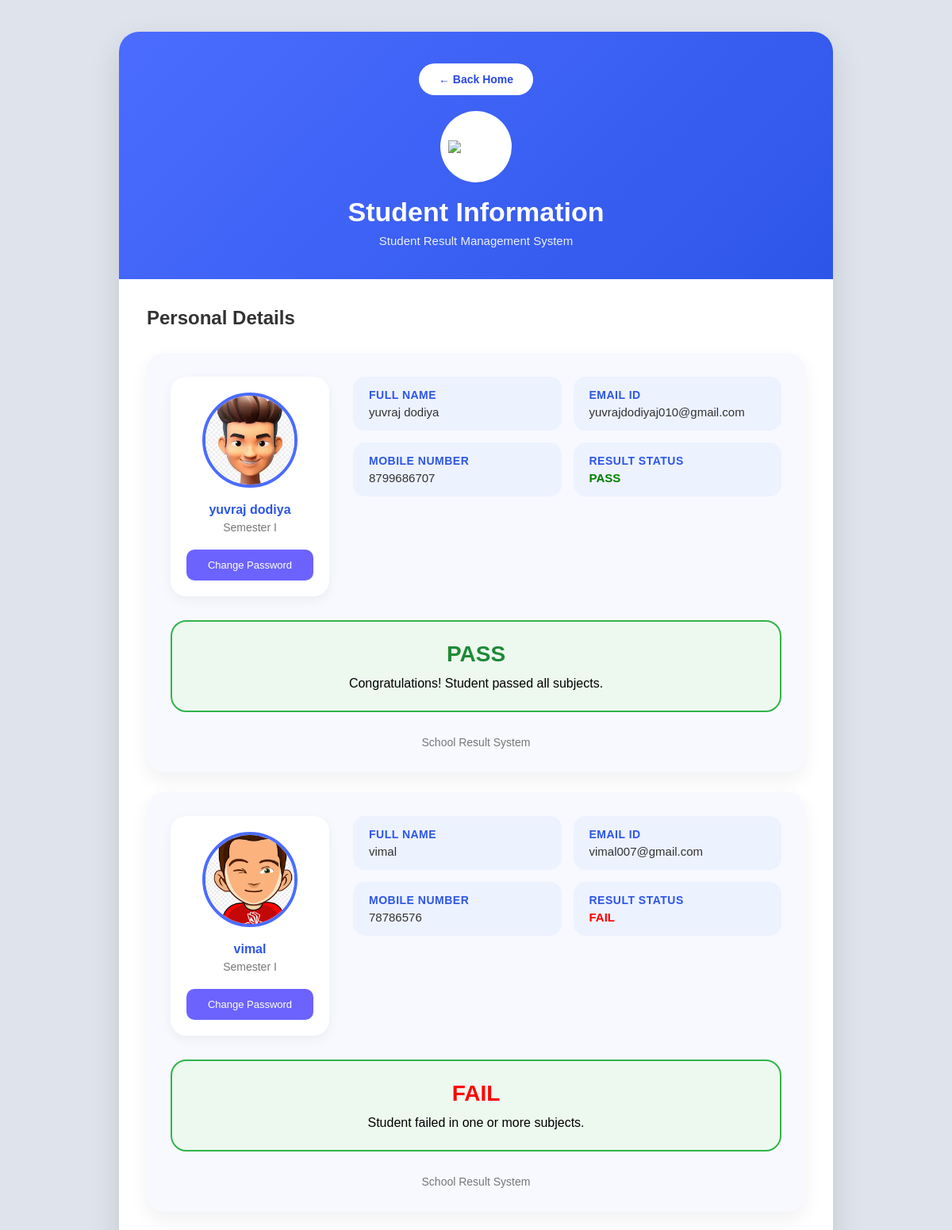
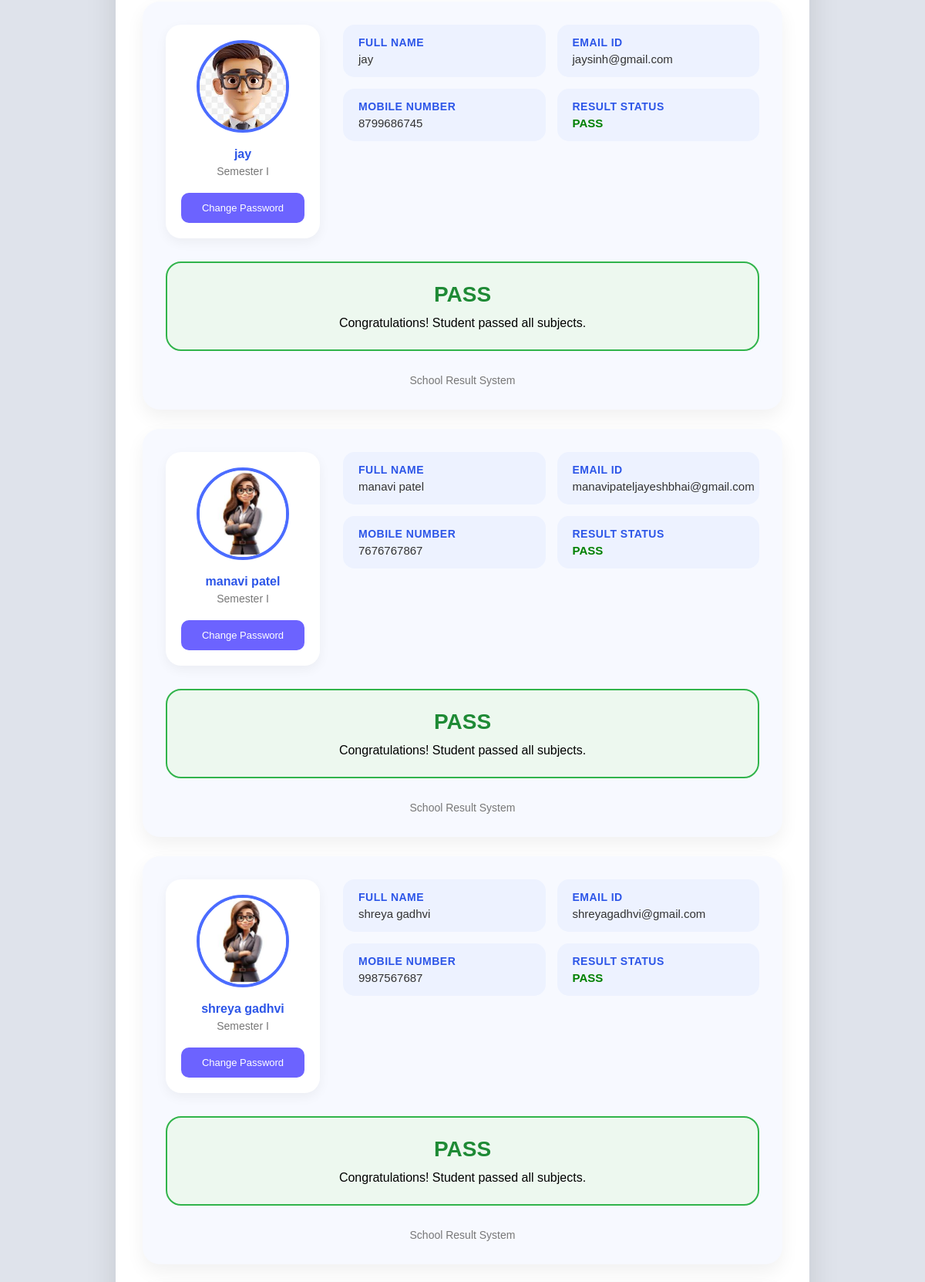
The page /adminpenal/info/ (upper part) on the database its author committed (2 pictures, top to bottom).
### adminpenal/models.py (models this page shows, shortened)
class Student(models.Model):
    student_name = models.CharField(max_length=50)
    student_phone = models.CharField(max_length=11)
    student_email = models.EmailField()
    student_aadhar = models.ImageField(upload_to='addar/')
    student_photo = models.ImageField(upload_to='students/')
    c = models.IntegerField()
    cpp = models.IntegerField()
    java = models.IntegerField()
    python = models.IntegerField()
    html = models.IntegerField()
    css = models.IntegerField()
    sql = models.IntegerField()

### adminpenal/views.py (the view)
# urls.py: path('info/',views.info, name='info'),
def info(request, id=None):
    if id:
        data = [get_object_or_404(Student, id=id)]
    else:
        data = Student.objects.all()
    return render(request, 'adminpenal/info.html', {'data': data})

### adminpenal/templates/adminpenal/info.html (shortened to what this page needs)
<!DOCTYPE html>
<html lang="en">
<head>
<link href="https://googleapis.com" rel="stylesheet">
</head>
<body>
<div class="container">
    <div class="top-section">
        <a href="/adminpenal/admin_dashbord/" class="back-btn">← Back Home</a>
        <div class="logo">
            <img src="https://cdn-icons-png.flaticon.com/512/3135/3135755.png">
        </div>
        <h1>Student Information</h1>
        <p>Student Result Management System</p>
    </div>
    <div class="info-section">
        <h2 class="section-title">Personal Details</h2>
        {% for i in data %}
        <div class="student-card">
            <div class="student-layout">
                <div class="profile-sidebar">
                    <img src="{{ i.student_photo.url }}" alt="Student Photo">
                    <h2>{{ i.student_name }}</h2>
                    <p>Semester I</p>
                    <button class="change-pass-btn">Change Password</button>
                </div>
                <div class="details-content">
                    <div class="info-grid">
                        <div class="info-box">
                            <h3>Full Name</h3>
                            <p>{{ i.student_name }}</p>
                        </div>
                        <div class="info-box">
                            <h3>Email ID</h3>
                            <p>{{ i.student_email }}</p>
                        </div>
                        <div class="info-box">
                            <h3>Mobile Number</h3>
                            <p>{{ i.student_phone }}</p>
                        </div>
                        <div class="info-box">
                            <h3>Result Status</h3>
                            {% if i.c >= 33 and i.cpp >= 33 and i.java >= 33 and i.python >= 33 and i.html >= 33 and i.css >= 33 and i.sql >= 33 %}
                                <p style="color:green;font-weight:700;">PASS</p>
                            {% else %}
                                <p style="color:red;font-weight:700;">FAIL</p>
                            {% endif %}
                        </div>
                    </div>
                </div>
            </div>
            <div class="status-box">
                {% if i.c >= 33 and i.cpp >= 33 and i.java >= 33 and i.python >= 33 and i.html >= 33 and i.css >= 33 and i.sql >= 33 %}
                    <h2>PASS</h2>
                    <p>Congratulations! Student passed all subjects.</p>
                {% else %}
                    <h2 style="color:red;">FAIL</h2>
                    <p>Student failed in one or more subjects.</p>
                {% endif %}
            </div>
            <div class="footer-text">
                School Result System
            </div>
        </div>
        {% empty %}
        <div class="student-card">
            <p>No students found.</p>
        </div>
        {% endfor %}
    </div>
</div>
</body>
</html>

### adminpenal/templates/adminpenal/info.html (style rules this page uses)
* { margin:0; padding:0; box-sizing:border-box; font-family:'Poppins',sans-serif; }
body { background:#dfe3eb; min-height:100vh; display:flex; justify-content:center; align-items:center; padding:40px 15px; }
.container { width:100%; max-width:900px; background:#fff; border-radius:25px; overflow:hidden; box-shadow:0 15px 40px rgba(0,0,0,0.12); }
.top-section { background:linear-gradient(135deg,#4b6cff,#2d56e8); padding:40px 30px; text-align:center; color:#fff; }
.back-btn { display:inline-block; margin-bottom:20px; padding:12px 25px; background:white; color:#2949e6; text-decoration:none; border-radius:30px; font-size:14px; font-weight:600; transition:0.3s; }
.logo { width:90px; height:90px; background:#fff; border-radius:50%; margin:auto; display:flex; justify-content:center; align-items:center; overflow:hidden; margin-bottom:18px; }
.logo img { width:70px; }
.top-section h1 { font-size:34px; margin-bottom:8px; }
.top-section p { font-size:15px; opacity:0.9; }
.info-section { padding:35px; }
.section-title { font-size:24px; color:#333; margin-bottom:30px; font-weight:600; }
.student-card { background:#f7f9ff; border-radius:22px; padding:30px; margin-bottom:25px; box-shadow:0 10px 25px rgba(0,0,0,0.06); }
.student-layout { display: flex; gap: 30px; flex-wrap: wrap; align-items: flex-start; }
.profile-sidebar { flex: 0 0 200px; background: #fff; padding: 20px; border-radius: 20px; text-align: center; box-shadow: 0 5px 15px rgba(0,0,0,0.05); }
.profile-sidebar img { width: 120px; height: 120px; border-radius: 50%; object-fit: cover; border: 4px solid #4b6cff; margin-bottom: 15px; }
.profile-sidebar h2 { font-size: 16px; color: #2d56e8; margin-bottom: 5px; }
.profile-sidebar p { font-size: 14px; color: #777; }
.change-pass-btn { margin-top: 20px; background: #6c63ff; color: white; border: none; padding: 12px 15px; border-radius: 10px; cursor: pointer; width: 100%; font-weight: 500; font-size: 13px; transition: 0.3s; }
.details-content { flex: 1; min-width: 300px; }
.info-grid { display:grid; grid-template-columns: repeat(auto-fit, minmax(220px, 1fr)); gap:15px; }
.info-box { background:#edf2ff; padding:15px 20px; border-radius:15px; }
.info-box h3 { color:#2d56e8; font-size:14px; margin-bottom:5px; text-transform: uppercase; letter-spacing: 0.5px; }
.info-box p { color:#333; font-size:15px; font-weight:500; }
.status-box { margin-top:30px; background:#edf8ef; border:2px solid #31b44b; border-radius:20px; padding:25px; text-align:center; }
.status-box h2 { color:#1e8a35; margin-bottom:12px; font-size:28px; }
.footer-text { margin-top:30px; text-align:center; color:#777; font-size:14px; }

### rows shown on the page
Student: student_photo (picture), student_name "yuvraj dodiya", student_email "yuvrajdodiyaj010@gmail.com", student_phone "8799686707", c "PASS", shows "Congratulations! Student passed all subjects."
Student: student_photo (picture), student_name "vimal", student_email "vimal007@gmail.com", student_phone "78786576", c "FAIL"
Student: student_photo (picture), student_name "jay", student_email "jaysinh@gmail.com", student_phone "8799686745", c "PASS", shows "Congratulations! Student passed all subjects."
Student: student_photo (picture), student_name "manavi patel", student_email "manavipateljayeshbhai@gmail.com", student_phone "7676767867", c "PASS", shows "Congratulations! Student passed all subjects."
Student: student_photo (picture), student_name "shreya gadhvi", student_email "shreyagadhvi@gmail.com", student_phone "9987567687", c "PASS", shows "Congratulations! Student passed all subjects."
